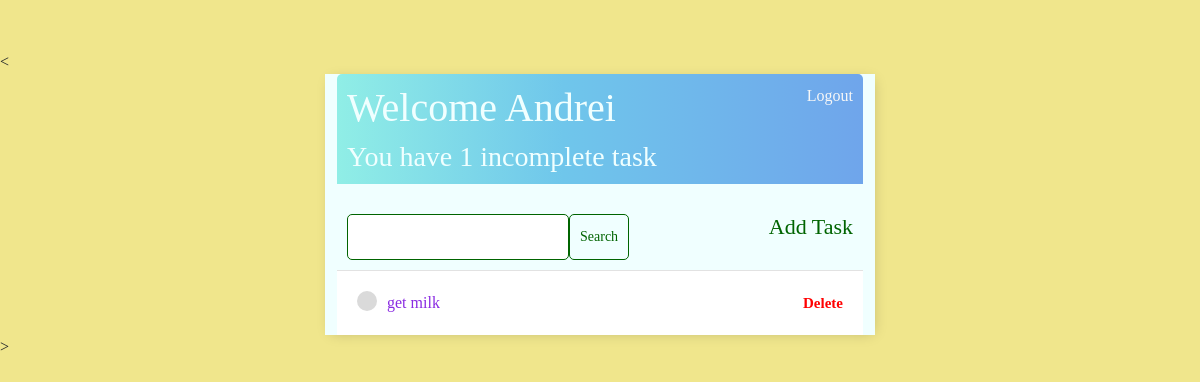
The app's page / (signed in), older data.
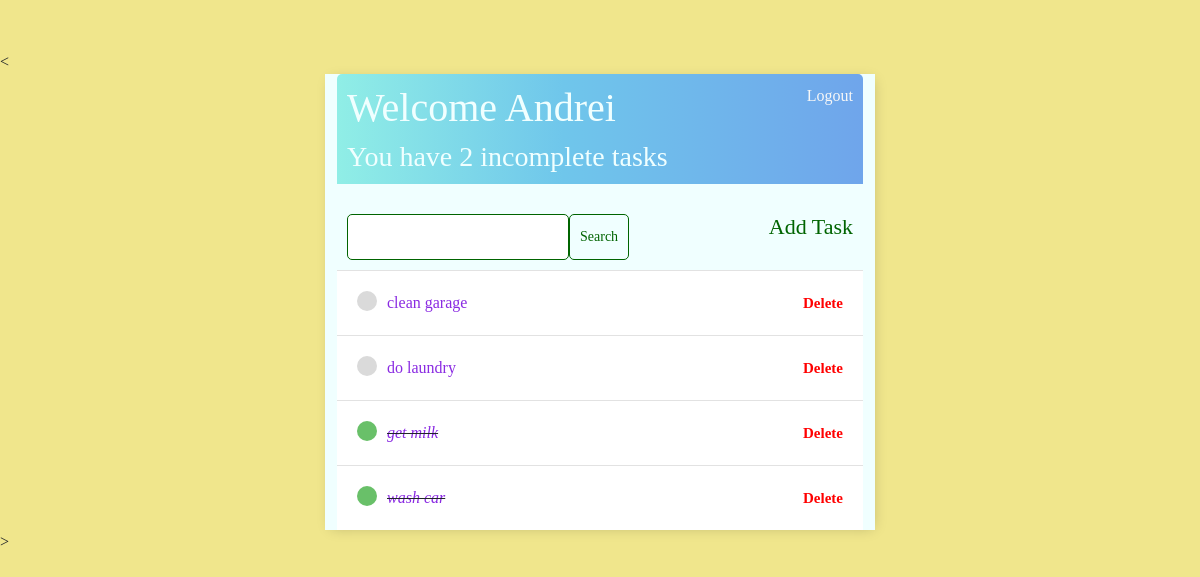
The same page, newer data.
### base/models.py (models this page shows)
class Task(models.Model):
    user = models.ForeignKey(User, on_delete=models.CASCADE, null=True, blank=True)
    title = models.CharField(max_length=200, null=True, blank=True)
    description = models.TextField(null=True, blank=True)
    complete = models.BooleanField(default=False)
    created = models.DateTimeField(auto_now_add=True)
    def __str__(self):
        return self.title
    class Meta:
        ordering = ['complete']

### base/views.py (the view)
# urls.py: path('', TaskList.as_view(), name='tasks'),
class TaskList(LoginRequiredMixin, ListView):
    model = Task
    context_object_name = 'tasks'
    def get_context_data(self, **kwargs):
        context = super().get_context_data(**kwargs)
        context['tasks'] = context['tasks'].filter(user=self.request.user)
        context['count'] = context['tasks'].filter(complete=False).count()
        search_input = self.request.GET.get('search-area') or ''
        if search_input:
            context['tasks'] = context['tasks'].filter(title__startswith=search_input)
        context['search-input'] = search_input
        return context

### templates/base/task_list.html
{% extends 'base/main.html' %}
{% block content %}
    <div class="header-bar">
        <div>
            <h1>Welcome {{ request.user|title }}</h1>
            <h3 style="margin: 0">You have {{ count }} incomplete task{{ count|pluralize:"s" }}</h3>
        </div>
        {% if request.user.is_authenticated %}
<a href="{% url 'logout' %}">Logout</a>
{% else %}
<a href="{% url 'login' %}">Login</a>
{% endif %}
    </div>
<div id="search-add-wrapper">
<form method="get" style="margin-top: 20px; display: flex;">
    <input type="text" name="search-area" value="{{ search_input }}">
    <input class="button" type="submit" value="Search">
</form>
<a id="add-link" href="{% url 'task-create' %}">Add Task</a>
</div>
    <div class="task-items-wrapper">
        {% for task in tasks %}
            <div class="task-wrapper">
                {% if task.complete %}
                    <div class="task-title">
                        <div class="task-complete-icon"></div>
                        <i><s><a href="{% url 'task-update' task.id %}">{{ task }}</a></s></i>
                    </div>
                    <a class="delete-link" href="{% url 'task-delete' task.id %}">Delete</a>
             {% else %}
                    <div class="task-title">
                        <div class="task-incomplete-icon"></div>
                        <a href="{% url 'task-update' task.id %}">{{ task }}</a>
                    </div>
                    <a class="delete-link" href="{% url 'task-delete' task.id %}">Delete</a>
            {% endif %}
            </div>
    {% empty %}
        <h3> No items in list</h3>
    {% endfor %}
    </div>
{% endblock content %}

### templates/base/main.html (shortened to what this page needs)
<!doctype html>
<html lang="en">
  <head>
    <link href="https://cdn.jsdelivr.net/npm/bootstrap@5.1.3/dist/css/bootstrap.min.css" rel="stylesheet">
</head>
<body>
    <div class="container">
        {% block content %}
        {% endblock content %}
    </div>
</body>
</html>>

### templates/base/main.html (style rules this page uses)
body { background-color: khaki; font-family: "Times New Roman", sans-serif; padding-top: 50px; }
.container { max-width: 550px; margin: auto; background-color: azure; -webkit-box-shadow: 2px 2px 13px -4px rgba(0, 0, 0, 0.21); box-shadow:2px 2px 13px -4px rgba(0, 0, 0, 0.21) ; }
.header-bar { display: flex; justify-content: space-between; color: azure; padding: 10px; border-radius: 5px 5px 0 0; background: linear-gradient(90deg, #90eee6 0%, #6fc6eb 43%, #6fa5eb 100%); }
.header-bar a { color: rgb(247, 247, 247); text-decoration: none; }
.task-wrapper { display: flex; align-items: center; justify-content: space-between; padding: 20px; background-color: #fff; border-top: 1px solid rgb(226, 226, 226); }
.task-title { display: flex; }
.task-title a { text-decoration: none; color: blueviolet; margin-left: 10px; }
.task-complete-icon { height: 20px; width: 20px; background-color: rgb(105, 192, 105); border-radius: 50%; }
.task-incomplete-icon { height: 20px; width: 20px; background-color: rgb(218, 218, 218); border-radius: 50%; }
.delete-link { text-decoration: none; font-weight: 900; color: red; font-size: 15px; line-height: 0; }
#search-add-wrapper { display: flex; justify-content: space-between; align-items: center; padding: 10px; }
#add-link { color: darkgreen; text-decoration: none; font-size: 22px; }
input[type=text], input[type=password], textarea { border: 1px solid darkgreen; border-radius: 5px; padding: 10px; width: 90%; }
.button { border: 1px solid darkgreen; background-color: azure; color: darkgreen; padding: 10px; font-size: 14px; border-radius: 5px; cursor: pointer; text-decoration: none; }

Row changes from the older to the newer data that the page shows:
added Task: title "clean garage"
added Task: title "do laundry"
changed Task "get milk": complete False → True (drawn)
added Task: title "wash car"
Text that changed along with them:
{{ count }}: "1" → "2"
